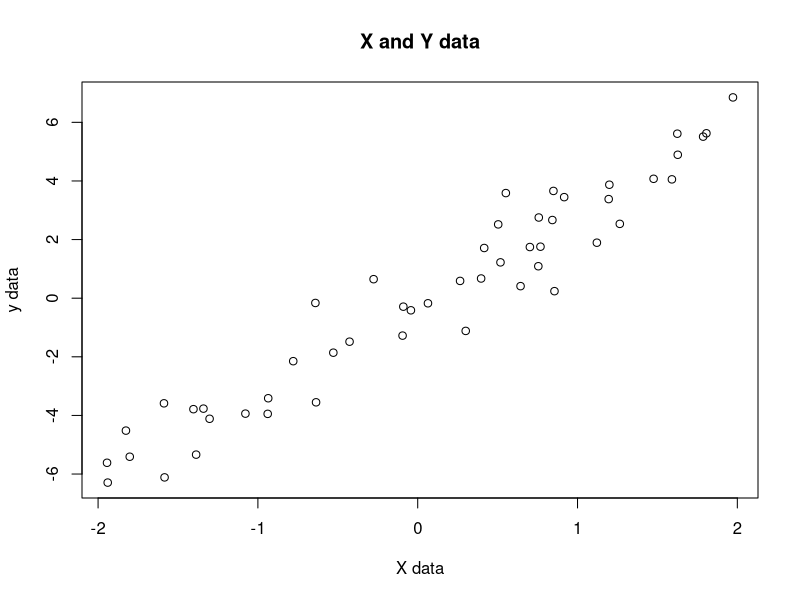

Here is the R script that generated this plot:
#!/usr/bin/Rscript

rm(list=ls())
require("R.utils", quietly = TRUE)

clt.bounds <- function(x, y, alpha=.1) {
  lin.mod  <- lm(y~x-1)
  est.beta <- as.numeric(lin.mod$coefficients[1])
  quant    <- qnorm(1-alpha/2)
  n        <- length(x)
  sn       <- sd(x)
  
  lower.bound <- est.beta - (quant*sn/sqrt(n))
  upper.bound <- est.beta + (quant*sn/sqrt(n))
  
  # print solution
  printf("   estimated beta = %.4f\n", est.beta)
  printf("CLT - lower bound = %.4f\n", lower.bound)
  printf("CLT - upper bound = %.4f\n", upper.bound)
  plot(main="X and Y data", x, y, xlab="X data", ylab="y data")
}

# creation of simulated observations
n          <- 50
beta.given <- 3

eps  <- rnorm(n, mean = 0, sd = 1)
x    <- runif(n, min = -2, max = 2)
y    <- beta.given * x + eps

printf("        real beta = %.4f\n", beta.given)
clt.bounds(x, y, alpha = .1)
